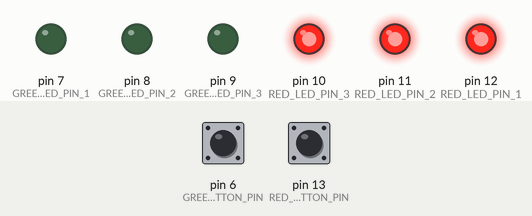
The sketch below on a simulated Arduino Uno, built with avr-gcc and run on an emulated ATmega328P. Parts: output pins drawn as LEDs (lit = HIGH). Inputs (shaded band) come from the test bench; at power-on: pin 6 (GREEN_BUTTON_PIN) HIGH, pin 13 (RED_BUTTON_PIN) HIGH.

Above: at 1.2 s.
1.3 s: pin 6 (GREEN_BUTTON_PIN) pulled LOW for 0.15 s
At 2.5 s:
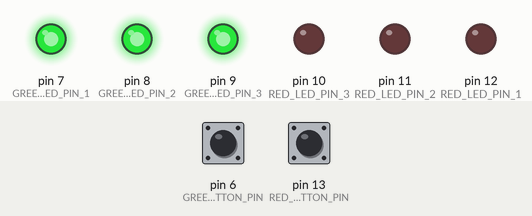
2.9 s: pin 13 (RED_BUTTON_PIN) pulled LOW for 0.15 s
At 3.7 s:
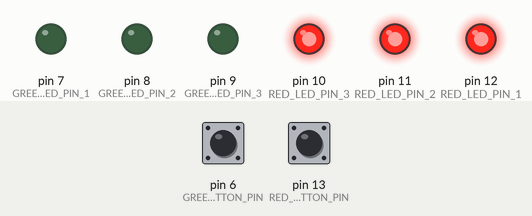
4.5 s: pin 6 (GREEN_BUTTON_PIN) pulled LOW for 1 s
At 4.9 s:
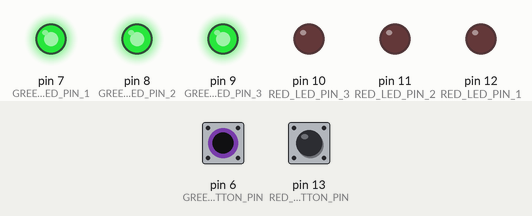
Timing chart, 0 to 7.5 s (numbered marks = the images above; inputs shaded):
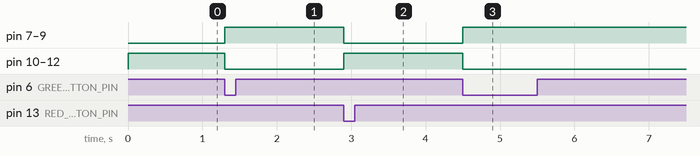

Measured:
- after the input at 1.3 s, pin 7 (GREEN_LED_PIN_1), pin 8 (GREEN_LED_PIN_2), pin 9 (GREEN_LED_PIN_3): LOW → HIGH at once; pin 10 (RED_LED_PIN_3), pin 11 (RED_LED_PIN_2), pin 12 (RED_LED_PIN_1): HIGH → LOW at once
- after the input at 2.9 s, pin 7 (GREEN_LED_PIN_1), pin 8 (GREEN_LED_PIN_2), pin 9 (GREEN_LED_PIN_3): HIGH → LOW at once; pin 10 (RED_LED_PIN_3), pin 11 (RED_LED_PIN_2), pin 12 (RED_LED_PIN_1): LOW → HIGH at once
- after the input at 4.5 s, pin 7 (GREEN_LED_PIN_1), pin 8 (GREEN_LED_PIN_2), pin 9 (GREEN_LED_PIN_3): LOW → HIGH at once; pin 10 (RED_LED_PIN_3), pin 11 (RED_LED_PIN_2), pin 12 (RED_LED_PIN_1): HIGH → LOW at once

The sketch:

sketch.ino
```cpp
#define RED_LED_PIN_1 12
#define RED_LED_PIN_2 11
#define RED_LED_PIN_3 10
#define GREEN_LED_PIN_1 7
#define GREEN_LED_PIN_2 8
#define GREEN_LED_PIN_3 9
#define RED_BUTTON_PIN 13
#define GREEN_BUTTON_PIN 6

String mode;
unsigned long timer;
unsigned long changeDelay = 15000;

void setup() {
  pinMode(RED_LED_PIN_1, OUTPUT);
  pinMode(RED_LED_PIN_2, OUTPUT);
  pinMode(RED_LED_PIN_3, OUTPUT);
  pinMode(GREEN_LED_PIN_1, OUTPUT);
  pinMode(GREEN_LED_PIN_2, OUTPUT);
  pinMode(GREEN_LED_PIN_3, OUTPUT);
  pinMode(RED_BUTTON_PIN, INPUT_PULLUP);
  pinMode(GREEN_BUTTON_PIN, INPUT_PULLUP);

  timer = millis();
  mode = "red";
  switchToRed();
  changeMode("red");
}

void changeRedLeds(int state) {
  digitalWrite(RED_LED_PIN_1, state);
  digitalWrite(RED_LED_PIN_2, state);
  digitalWrite(RED_LED_PIN_3, state);
}

void changeGreenLeds(int state) {
  digitalWrite(GREEN_LED_PIN_1, state);
  digitalWrite(GREEN_LED_PIN_2, state);
  digitalWrite(GREEN_LED_PIN_3, state);
}

void switchToGreen() {
  changeRedLeds(LOW);
  changeGreenLeds(HIGH);
}

void switchToRed() {
  changeRedLeds(HIGH);
  changeGreenLeds(LOW);
}

void changeMode(String newMode) {
  mode = newMode;

  if (mode == "red") {
    switchToRed();
  } else {
    switchToGreen();
  }
  timer = millis();
}

void loop() {
  bool redButtonPressed = (digitalRead(RED_BUTTON_PIN) == LOW);
  bool greenButtonPressed = (digitalRead(GREEN_BUTTON_PIN) == LOW);

  if (redButtonPressed && greenButtonPressed) {

  } else if (redButtonPressed) {
    changeMode("red");
  } else if (greenButtonPressed) {
    changeMode("green");
  }

  if (millis() - timer > changeDelay) {
    if (mode == "red") {
      changeMode("green");
    } else {
      changeMode("red");
    }
  }
}
```
